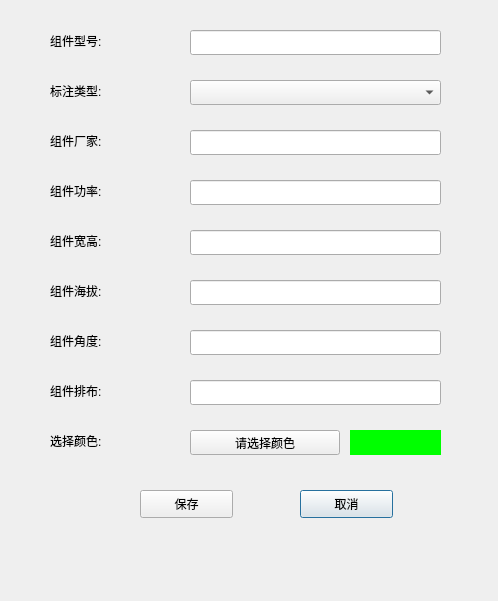
<?xml version="1.0" encoding="UTF-8"?>
<ui version="4.0">
 <class>setPanelInfo</class>
 <widget class="QDialog" name="setPanelInfo">
  <property name="geometry">
   <rect>
    <x>0</x>
    <y>0</y>
    <width>498</width>
    <height>601</height>
   </rect>
  </property>
  <property name="windowTitle">
   <string>设置组件信息</string>
  </property>
  <widget class="QLabel" name="panel_model_5">
   <property name="geometry">
    <rect>
     <x>50</x>
     <y>330</y>
     <width>80</width>
     <height>21</height>
    </rect>
   </property>
   <property name="text">
    <string>组件角度:</string>
   </property>
  </widget>
  <widget class="QLabel" name="panel_model_8">
   <property name="geometry">
    <rect>
     <x>50</x>
     <y>380</y>
     <width>80</width>
     <height>21</height>
    </rect>
   </property>
   <property name="text">
    <string>组件排布:</string>
   </property>
  </widget>
  <widget class="QLabel" name="panel_model_19">
   <property name="geometry">
    <rect>
     <x>50</x>
     <y>430</y>
     <width>80</width>
     <height>21</height>
    </rect>
   </property>
   <property name="text">
    <string>选择颜色:</string>
   </property>
  </widget>
  <widget class="QLabel" name="panel_model_6">
   <property name="geometry">
    <rect>
     <x>50</x>
     <y>80</y>
     <width>80</width>
     <height>21</height>
    </rect>
   </property>
   <property name="text">
    <string>标注类型:</string>
   </property>
  </widget>
  <widget class="QLineEdit" name="new_panel_model">
   <property name="geometry">
    <rect>
     <x>190</x>
     <y>30</y>
     <width>251</width>
     <height>25</height>
    </rect>
   </property>
  </widget>
  <widget class="QLineEdit" name="new_panel_arrange">
   <property name="geometry">
    <rect>
     <x>190</x>
     <y>380</y>
     <width>251</width>
     <height>25</height>
    </rect>
   </property>
  </widget>
  <widget class="QLineEdit" name="new_panel_wh">
   <property name="geometry">
    <rect>
     <x>190</x>
     <y>230</y>
     <width>251</width>
     <height>25</height>
    </rect>
   </property>
  </widget>
  <widget class="QLabel" name="panel_model_2">
   <property name="geometry">
    <rect>
     <x>50</x>
     <y>180</y>
     <width>80</width>
     <height>21</height>
    </rect>
   </property>
   <property name="text">
    <string>组件功率:</string>
   </property>
  </widget>
  <widget class="QComboBox" name="new_label_type">
   <property name="geometry">
    <rect>
     <x>190</x>
     <y>80</y>
     <width>251</width>
     <height>25</height>
    </rect>
   </property>
  </widget>
  <widget class="QPushButton" name="btu_new_close">
   <property name="geometry">
    <rect>
     <x>300</x>
     <y>490</y>
     <width>93</width>
     <height>28</height>
    </rect>
   </property>
   <property name="text">
    <string>取消</string>
   </property>
  </widget>
  <widget class="QLabel" name="panel_model_3">
   <property name="geometry">
    <rect>
     <x>50</x>
     <y>230</y>
     <width>80</width>
     <height>21</height>
    </rect>
   </property>
   <property name="text">
    <string>组件宽高:</string>
   </property>
  </widget>
  <widget class="QLineEdit" name="new_panel_angle">
   <property name="geometry">
    <rect>
     <x>190</x>
     <y>330</y>
     <width>251</width>
     <height>25</height>
    </rect>
   </property>
  </widget>
  <widget class="QWidget" name="new_panel_color" native="true">
   <property name="geometry">
    <rect>
     <x>350</x>
     <y>430</y>
     <width>91</width>
     <height>25</height>
    </rect>
   </property>
   <property name="styleSheet">
    <string notr="true">background-color: rgb(0,255, 0)</string>
   </property>
  </widget>
  <widget class="QPushButton" name="but_new_save">
   <property name="geometry">
    <rect>
     <x>140</x>
     <y>490</y>
     <width>93</width>
     <height>28</height>
    </rect>
   </property>
   <property name="text">
    <string>保存</string>
   </property>
  </widget>
  <widget class="QLabel" name="panel_model_18">
   <property name="geometry">
    <rect>
     <x>50</x>
     <y>30</y>
     <width>80</width>
     <height>21</height>
    </rect>
   </property>
   <property name="font">
    <font>
     <pointsize>9</pointsize>
    </font>
   </property>
   <property name="text">
    <string>组件型号:</string>
   </property>
  </widget>
  <widget class="QLineEdit" name="new_label_manufactor">
   <property name="geometry">
    <rect>
     <x>190</x>
     <y>130</y>
     <width>251</width>
     <height>25</height>
    </rect>
   </property>
  </widget>
  <widget class="QLineEdit" name="new_panel_altitude">
   <property name="geometry">
    <rect>
     <x>190</x>
     <y>280</y>
     <width>251</width>
     <height>25</height>
    </rect>
   </property>
  </widget>
  <widget class="QLineEdit" name="new_panel_power">
   <property name="geometry">
    <rect>
     <x>190</x>
     <y>180</y>
     <width>251</width>
     <height>25</height>
    </rect>
   </property>
  </widget>
  <widget class="QPushButton" name="btn_panel_color">
   <property name="geometry">
    <rect>
     <x>190</x>
     <y>430</y>
     <width>150</width>
     <height>25</height>
    </rect>
   </property>
   <property name="text">
    <string>请选择颜色</string>
   </property>
  </widget>
  <widget class="QLabel" name="panel_model_4">
   <property name="geometry">
    <rect>
     <x>50</x>
     <y>280</y>
     <width>80</width>
     <height>21</height>
    </rect>
   </property>
   <property name="text">
    <string>组件海拔:</string>
   </property>
  </widget>
  <widget class="QLabel" name="panel_model_7">
   <property name="geometry">
    <rect>
     <x>50</x>
     <y>130</y>
     <width>80</width>
     <height>21</height>
    </rect>
   </property>
   <property name="text">
    <string>组件厂家:</string>
   </property>
  </widget>
 </widget>
 <resources/>
 <connections/>
</ui>
